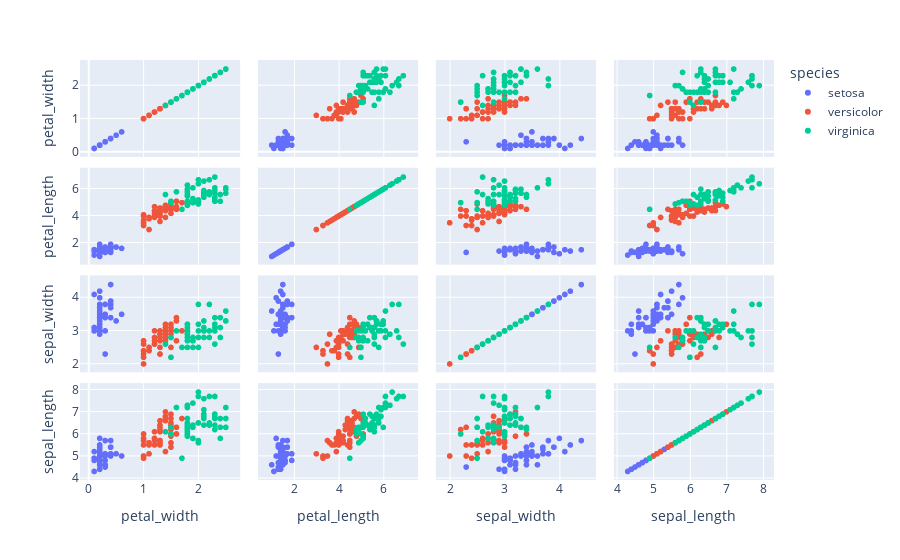

The notebook cell saved with this chart:
### Code cell
px.scatter_matrix(df, dimensions=["petal_width", "petal_length", "sepal_width","sepal_length"], color="species")

### Figure 1 — Plotly figure (JSON) as saved in the notebook; plotly's stock layout.template omitted (floating-point values rounded to 4 significant figures)
{"data": [{"dimensions": [{"axis": {"matches": true}, "label": "petal_width", "values": [0.2, 0.2, 0.2, 0.2, 0.2, 0.4, 0.3, 0.2, 0.2, 0.1, 0.2, 0.2, 0.1, 0.1, 0.2, 0.4, 0.4, 0.3, 0.3, 0.3, 0.2, 0.4, 0.2, 0.5, 0.2, 0.2, 0.4, 0.2, 0.2, 0.2, 0.2, 0.4, 0.1, 0.2, 0.1, 0.2, 0.2, 0.1, 0.2, 0.2, 0.3, 0.3, 0.2, 0.6, 0.4, 0.3, 0.2, 0.2, 0.2, 0.2]}, {"axis": {"matches": true}, "label": "petal_length", "values": [1.4, 1.4, 1.3, 1.5, 1.4, 1.7, 1.4, 1.5, 1.4, 1.5, 1.5, 1.6, 1.4, 1.1, 1.2, 1.5, 1.3, 1.4, 1.7, 1.5, 1.7, 1.5, 1, 1.7, 1.9, 1.6, 1.6, 1.5, 1.4, 1.6, 1.6, 1.5, 1.5, 1.4, 1.5, 1.2, 1.3, 1.5, 1.3, 1.5, 1.3, 1.3, 1.3, 1.6, 1.9, 1.4, 1.6, 1.4, 1.5, 1.4]}, {"axis": {"matches": true}, "label": "sepal_width", "values": [3.5, 3, 3.2, 3.1, 3.6, 3.9, 3.4, 3.4, 2.9, 3.1, 3.7, 3.4, 3, 3, 4, 4.4, 3.9, 3.5, 3.8, 3.8, 3.4, 3.7, 3.6, 3.3, 3.4, 3, 3.4, 3.5, 3.4, 3.2, 3.1, 3.4, 4.1, 4.2, 3.1, 3.2, 3.5, 3.1, 3, 3.4, 3.5, 2.3, 3.2, 3.5, 3.8, 3, 3.8, 3.2, 3.7, 3.3]}, {"axis": {"matches": true}, "label": "sepal_length", "values": [5.1, 4.9, 4.7, 4.6, 5, 5.4, 4.6, 5, 4.4, 4.9, 5.4, 4.8, 4.8, 4.3, 5.8, 5.7, 5.4, 5.1, 5.7, 5.1, 5.4, 5.1, 4.6, 5.1, 4.8, 5, 5, 5.2, 5.2, 4.7, 4.8, 5.4, 5.2, 5.5, 4.9, 5, 5.5, 4.9, 4.4, 5.1, 5, 4.5, 4.4, 5, 5.1, 4.8, 5.1, 4.6, 5.3, 5]}], "hoverlabel": {"namelength": 0}, "hovertemplate": "species=setosa<br>%{xaxis.title.text}=%{x}<br>%{yaxis.title.text}=%{y}", "legendgroup": "setosa", "marker": {"color": "#636efa", "symbol": "circle"}, "name": "setosa", "showlegend": true, "type": "splom"}, {"dimensions": [{"axis": {"matches": true}, "label": "petal_width", "values": [1.4, 1.5, 1.5, 1.3, 1.5, 1.3, 1.6, 1, 1.3, 1.4, 1, 1.5, 1, 1.4, 1.3, 1.4, 1.5, 1, 1.5, 1.1, 1.8, 1.3, 1.5, 1.2, 1.3, 1.4, 1.4, 1.7, 1.5, 1, 1.1, 1, 1.2, 1.6, 1.5, 1.6, 1.5, 1.3, 1.3, 1.3, 1.2, 1.4, 1.2, 1, 1.3, 1.2, 1.3, 1.3, 1.1, 1.3]}, {"axis": {"matches": true}, "label": "petal_length", "values": [4.7, 4.5, 4.9, 4, 4.6, 4.5, 4.7, 3.3, 4.6, 3.9, 3.5, 4.2, 4, 4.7, 3.6, 4.4, 4.5, 4.1, 4.5, 3.9, 4.8, 4, 4.9, 4.7, 4.3, 4.4, 4.8, 5, 4.5, 3.5, 3.8, 3.7, 3.9, 5.1, 4.5, 4.5, 4.7, 4.4, 4.1, 4, 4.4, 4.6, 4, 3.3, 4.2, 4.2, 4.2, 4.3, 3, 4.1]}, {"axis": {"matches": true}, "label": "sepal_width", "values": [3.2, 3.2, 3.1, 2.3, 2.8, 2.8, 3.3, 2.4, 2.9, 2.7, 2, 3, 2.2, 2.9, 2.9, 3.1, 3, 2.7, 2.2, 2.5, 3.2, 2.8, 2.5, 2.8, 2.9, 3, 2.8, 3, 2.9, 2.6, 2.4, 2.4, 2.7, 2.7, 3, 3.4, 3.1, 2.3, 3, 2.5, 2.6, 3, 2.6, 2.3, 2.7, 3, 2.9, 2.9, 2.5, 2.8]}, {"axis": {"matches": true}, "label": "sepal_length", "values": [7, 6.4, 6.9, 5.5, 6.5, 5.7, 6.3, 4.9, 6.6, 5.2, 5, 5.9, 6, 6.1, 5.6, 6.7, 5.6, 5.8, 6.2, 5.6, 5.9, 6.1, 6.3, 6.1, 6.4, 6.6, 6.8, 6.7, 6, 5.7, 5.5, 5.5, 5.8, 6, 5.4, 6, 6.7, 6.3, 5.6, 5.5, 5.5, 6.1, 5.8, 5, 5.6, 5.7, 5.7, 6.2, 5.1, 5.7]}], "hoverlabel": {"namelength": 0}, "hovertemplate": "species=versicolor<br>%{xaxis.title.text}=%{x}<br>%{yaxis.title.text}=%{y}", "legendgroup": "versicolor", "marker": {"color": "#EF553B", "symbol": "circle"}, "name": "versicolor", "showlegend": true, "type": "splom"}, {"dimensions": [{"axis": {"matches": true}, "label": "petal_width", "values": [2.5, 1.9, 2.1, 1.8, 2.2, 2.1, 1.7, 1.8, 1.8, 2.5, 2, 1.9, 2.1, 2, 2.4, 2.3, 1.8, 2.2, 2.3, 1.5, 2.3, 2, 2, 1.8, 2.1, 1.8, 1.8, 1.8, 2.1, 1.6, 1.9, 2, 2.2, 1.5, 1.4, 2.3, 2.4, 1.8, 1.8, 2.1, 2.4, 2.3, 1.9, 2.3, 2.5, 2.3, 1.9, 2, 2.3, 1.8]}, {"axis": {"matches": true}, "label": "petal_length", "values": [6, 5.1, 5.9, 5.6, 5.8, 6.6, 4.5, 6.3, 5.8, 6.1, 5.1, 5.3, 5.5, 5, 5.1, 5.3, 5.5, 6.7, 6.9, 5, 5.7, 4.9, 6.7, 4.9, 5.7, 6, 4.8, 4.9, 5.6, 5.8, 6.1, 6.4, 5.6, 5.1, 5.6, 6.1, 5.6, 5.5, 4.8, 5.4, 5.6, 5.1, 5.1, 5.9, 5.7, 5.2, 5, 5.2, 5.4, 5.1]}, {"axis": {"matches": true}, "label": "sepal_width", "values": [3.3, 2.7, 3, 2.9, 3, 3, 2.5, 2.9, 2.5, 3.6, 3.2, 2.7, 3, 2.5, 2.8, 3.2, 3, 3.8, 2.6, 2.2, 3.2, 2.8, 2.8, 2.7, 3.3, 3.2, 2.8, 3, 2.8, 3, 2.8, 3.8, 2.8, 2.8, 2.6, 3, 3.4, 3.1, 3, 3.1, 3.1, 3.1, 2.7, 3.2, 3.3, 3, 2.5, 3, 3.4, 3]}, {"axis": {"matches": true}, "label": "sepal_length", "values": [6.3, 5.8, 7.1, 6.3, 6.5, 7.6, 4.9, 7.3, 6.7, 7.2, 6.5, 6.4, 6.8, 5.7, 5.8, 6.4, 6.5, 7.7, 7.7, 6, 6.9, 5.6, 7.7, 6.3, 6.7, 7.2, 6.2, 6.1, 6.4, 7.2, 7.4, 7.9, 6.4, 6.3, 6.1, 7.7, 6.3, 6.4, 6, 6.9, 6.7, 6.9, 5.8, 6.8, 6.7, 6.7, 6.3, 6.5, 6.2, 5.9]}], "hoverlabel": {"namelength": 0}, "hovertemplate": "species=virginica<br>%{xaxis.title.text}=%{x}<br>%{yaxis.title.text}=%{y}", "legendgroup": "virginica", "marker": {"color": "#00cc96", "symbol": "circle"}, "name": "virginica", "showlegend": true, "type": "splom"}], "layout": {"dragmode": "select", "legend": {"title": {"text": "species"}, "tracegroupgap": 0}, "margin": {"t": 60}}}
